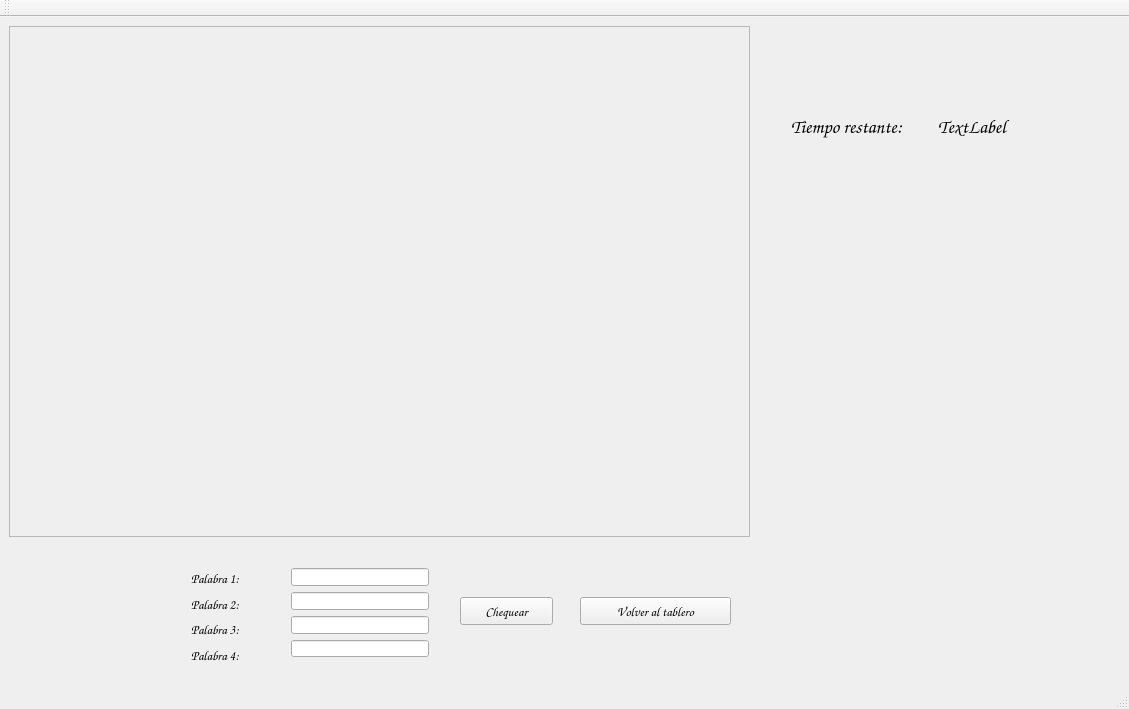
<?xml version="1.0" encoding="UTF-8"?>
<ui version="4.0">
 <class>MainWindow</class>
 <widget class="QMainWindow" name="MainWindow">
  <property name="geometry">
   <rect>
    <x>0</x>
    <y>0</y>
    <width>1129</width>
    <height>709</height>
   </rect>
  </property>
  <property name="windowTitle">
   <string>MainWindow</string>
  </property>
  <widget class="QWidget" name="centralWidget">
   <widget class="QFrame" name="matrixFrame">
    <property name="geometry">
     <rect>
      <x>9</x>
      <y>9</y>
      <width>741</width>
      <height>511</height>
     </rect>
    </property>
    <property name="frameShape">
     <enum>QFrame::StyledPanel</enum>
    </property>
    <property name="frameShadow">
     <enum>QFrame::Raised</enum>
    </property>
    <widget class="QWidget" name="gridLayoutWidget">
     <property name="geometry">
      <rect>
       <x>20</x>
       <y>10</y>
       <width>751</width>
       <height>451</height>
      </rect>
     </property>
     <layout class="QGridLayout" name="gridLayout"/>
    </widget>
   </widget>
   <widget class="QPushButton" name="checkButton">
    <property name="geometry">
     <rect>
      <x>460</x>
      <y>580</y>
      <width>93</width>
      <height>28</height>
     </rect>
    </property>
    <property name="font">
     <font>
      <family>Comic Sans MS</family>
      <pointsize>10</pointsize>
     </font>
    </property>
    <property name="text">
     <string>Chequear</string>
    </property>
   </widget>
   <widget class="QWidget" name="verticalLayoutWidget">
    <property name="geometry">
     <rect>
      <x>180</x>
      <y>540</y>
      <width>91</width>
      <height>119</height>
     </rect>
    </property>
    <layout class="QVBoxLayout" name="verticalLayout">
     <item>
      <widget class="QLabel" name="label">
       <property name="font">
        <font>
         <family>Comic Sans MS</family>
         <pointsize>10</pointsize>
        </font>
       </property>
       <property name="text">
        <string>Palabra 1:</string>
       </property>
      </widget>
     </item>
     <item>
      <widget class="QLabel" name="label_2">
       <property name="font">
        <font>
         <family>Comic Sans MS</family>
         <pointsize>10</pointsize>
        </font>
       </property>
       <property name="text">
        <string>Palabra 2:</string>
       </property>
      </widget>
     </item>
     <item>
      <widget class="QLabel" name="label_4">
       <property name="font">
        <font>
         <family>Comic Sans MS</family>
         <pointsize>10</pointsize>
        </font>
       </property>
       <property name="text">
        <string>Palabra 3:</string>
       </property>
      </widget>
     </item>
     <item>
      <widget class="QLabel" name="label_3">
       <property name="font">
        <font>
         <family>Comic Sans MS</family>
         <pointsize>10</pointsize>
        </font>
       </property>
       <property name="text">
        <string>Palabra 4:</string>
       </property>
      </widget>
     </item>
    </layout>
   </widget>
   <widget class="QWidget" name="verticalLayoutWidget_2">
    <property name="geometry">
     <rect>
      <x>280</x>
      <y>540</y>
      <width>160</width>
      <height>111</height>
     </rect>
    </property>
    <layout class="QVBoxLayout" name="verticalLayout_2">
     <item>
      <widget class="QLineEdit" name="wordEntry"/>
     </item>
     <item>
      <widget class="QLineEdit" name="wordEntry2"/>
     </item>
     <item>
      <widget class="QLineEdit" name="wordEntry3"/>
     </item>
     <item>
      <widget class="QLineEdit" name="wordEntry4"/>
     </item>
    </layout>
   </widget>
   <widget class="QPushButton" name="pushButton">
    <property name="geometry">
     <rect>
      <x>580</x>
      <y>580</y>
      <width>151</width>
      <height>28</height>
     </rect>
    </property>
    <property name="font">
     <font>
      <family>Comic Sans MS</family>
      <pointsize>10</pointsize>
     </font>
    </property>
    <property name="text">
     <string>Volver al tablero</string>
    </property>
   </widget>
   <widget class="QWidget" name="horizontalLayoutWidget">
    <property name="geometry">
     <rect>
      <x>780</x>
      <y>70</y>
      <width>310</width>
      <height>80</height>
     </rect>
    </property>
    <layout class="QHBoxLayout" name="horizontalLayout">
     <item>
      <widget class="QLabel" name="label_5">
       <property name="font">
        <font>
         <family>Comic Sans MS</family>
         <pointsize>14</pointsize>
        </font>
       </property>
       <property name="text">
        <string>Tiempo restante: </string>
       </property>
      </widget>
     </item>
     <item>
      <widget class="QLabel" name="timer">
       <property name="font">
        <font>
         <family>Comic Sans MS</family>
         <pointsize>14</pointsize>
        </font>
       </property>
       <property name="text">
        <string>TextLabel</string>
       </property>
      </widget>
     </item>
    </layout>
   </widget>
  </widget>
  <widget class="QToolBar" name="mainToolBar">
   <attribute name="toolBarArea">
    <enum>TopToolBarArea</enum>
   </attribute>
   <attribute name="toolBarBreak">
    <bool>false</bool>
   </attribute>
  </widget>
  <widget class="QStatusBar" name="statusBar"/>
 </widget>
 <layoutdefault spacing="6" margin="11"/>
 <resources/>
 <connections/>
</ui>
